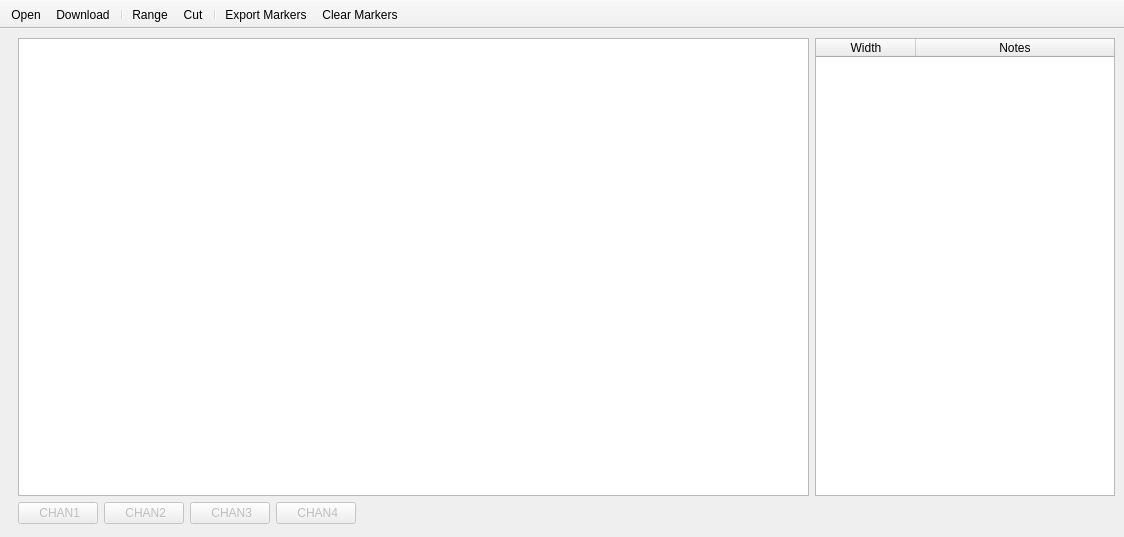
<?xml version="1.0" encoding="UTF-8"?>
<ui version="4.0">
 <class>MainWindow</class>
 <widget class="QMainWindow" name="MainWindow">
  <property name="geometry">
   <rect>
    <x>0</x>
    <y>0</y>
    <width>1124</width>
    <height>537</height>
   </rect>
  </property>
  <property name="sizePolicy">
   <sizepolicy hsizetype="Preferred" vsizetype="Preferred">
    <horstretch>0</horstretch>
    <verstretch>0</verstretch>
   </sizepolicy>
  </property>
  <property name="windowTitle">
   <string>DS1000Z Simple Power Analisis</string>
  </property>
  <widget class="QWidget" name="centralwidget">
   <property name="sizePolicy">
    <sizepolicy hsizetype="Maximum" vsizetype="Maximum">
     <horstretch>0</horstretch>
     <verstretch>0</verstretch>
    </sizepolicy>
   </property>
   <layout class="QGridLayout" name="gridLayout">
    <item row="0" column="0">
     <layout class="QVBoxLayout" name="verticalLayout">
      <property name="leftMargin">
       <number>9</number>
      </property>
      <item>
       <layout class="QHBoxLayout" name="horizontalLayout_2">
        <item>
         <widget class="PlotWidget" name="graph"/>
        </item>
        <item>
         <widget class="QTableWidget" name="table">
          <property name="sizePolicy">
           <sizepolicy hsizetype="Fixed" vsizetype="Expanding">
            <horstretch>0</horstretch>
            <verstretch>0</verstretch>
           </sizepolicy>
          </property>
          <property name="minimumSize">
           <size>
            <width>300</width>
            <height>0</height>
           </size>
          </property>
          <property name="maximumSize">
           <size>
            <width>300</width>
            <height>16777215</height>
           </size>
          </property>
          <property name="autoFillBackground">
           <bool>true</bool>
          </property>
          <property name="alternatingRowColors">
           <bool>true</bool>
          </property>
          <property name="columnCount">
           <number>2</number>
          </property>
          <attribute name="horizontalHeaderCascadingSectionResizes">
           <bool>false</bool>
          </attribute>
          <attribute name="horizontalHeaderStretchLastSection">
           <bool>true</bool>
          </attribute>
          <attribute name="verticalHeaderCascadingSectionResizes">
           <bool>false</bool>
          </attribute>
          <column>
           <property name="text">
            <string>Width</string>
           </property>
          </column>
          <column>
           <property name="text">
            <string>Notes</string>
           </property>
          </column>
         </widget>
        </item>
       </layout>
      </item>
      <item>
       <layout class="QHBoxLayout" name="horizontalLayout">
        <property name="bottomMargin">
         <number>4</number>
        </property>
        <item>
         <widget class="QPushButton" name="buttonChan1">
          <property name="enabled">
           <bool>false</bool>
          </property>
          <property name="autoFillBackground">
           <bool>false</bool>
          </property>
          <property name="text">
           <string> CHAN1</string>
          </property>
          <property name="icon">
           <iconset>
            <normaloff>icons/chan1.png</normaloff>icons/chan1.png</iconset>
          </property>
          <property name="iconSize">
           <size>
            <width>14</width>
            <height>14</height>
           </size>
          </property>
          <property name="checkable">
           <bool>true</bool>
          </property>
         </widget>
        </item>
        <item>
         <widget class="QPushButton" name="buttonChan2">
          <property name="enabled">
           <bool>false</bool>
          </property>
          <property name="text">
           <string> CHAN2</string>
          </property>
          <property name="icon">
           <iconset>
            <normaloff>icons/chan2.png</normaloff>icons/chan2.png</iconset>
          </property>
          <property name="iconSize">
           <size>
            <width>14</width>
            <height>14</height>
           </size>
          </property>
          <property name="checkable">
           <bool>true</bool>
          </property>
         </widget>
        </item>
        <item>
         <widget class="QPushButton" name="buttonChan3">
          <property name="enabled">
           <bool>false</bool>
          </property>
          <property name="text">
           <string> CHAN3</string>
          </property>
          <property name="icon">
           <iconset>
            <normaloff>icons/chan3.png</normaloff>icons/chan3.png</iconset>
          </property>
          <property name="iconSize">
           <size>
            <width>14</width>
            <height>14</height>
           </size>
          </property>
          <property name="checkable">
           <bool>true</bool>
          </property>
         </widget>
        </item>
        <item>
         <widget class="QPushButton" name="buttonChan4">
          <property name="enabled">
           <bool>false</bool>
          </property>
          <property name="text">
           <string> CHAN4</string>
          </property>
          <property name="icon">
           <iconset>
            <normaloff>icons/chan4.png</normaloff>icons/chan4.png</iconset>
          </property>
          <property name="iconSize">
           <size>
            <width>14</width>
            <height>14</height>
           </size>
          </property>
          <property name="checkable">
           <bool>true</bool>
          </property>
         </widget>
        </item>
        <item>
         <spacer name="horizontalSpacer">
          <property name="orientation">
           <enum>Qt::Horizontal</enum>
          </property>
          <property name="sizeHint" stdset="0">
           <size>
            <width>40</width>
            <height>20</height>
           </size>
          </property>
         </spacer>
        </item>
       </layout>
      </item>
     </layout>
    </item>
   </layout>
  </widget>
  <widget class="QToolBar" name="toolBar">
   <property name="windowTitle">
    <string>toolBar</string>
   </property>
   <property name="movable">
    <bool>false</bool>
   </property>
   <property name="iconSize">
    <size>
     <width>32</width>
     <height>32</height>
    </size>
   </property>
   <property name="toolButtonStyle">
    <enum>Qt::ToolButtonIconOnly</enum>
   </property>
   <property name="floatable">
    <bool>true</bool>
   </property>
   <attribute name="toolBarArea">
    <enum>TopToolBarArea</enum>
   </attribute>
   <attribute name="toolBarBreak">
    <bool>false</bool>
   </attribute>
   <addaction name="actionOpen"/>
   <addaction name="actionDownload"/>
   <addaction name="separator"/>
   <addaction name="actionRange"/>
   <addaction name="actionCut"/>
   <addaction name="separator"/>
   <addaction name="actionExportMarkers"/>
   <addaction name="actionClearMarkers"/>
  </widget>
  <action name="actionDownload">
   <property name="icon">
    <iconset>
     <normaloff>icons/cloud-arrow-down.png</normaloff>icons/cloud-arrow-down.png</iconset>
   </property>
   <property name="text">
    <string>Download</string>
   </property>
   <property name="toolTip">
    <string>Get data from scope</string>
   </property>
  </action>
  <action name="actionMarker">
   <property name="checkable">
    <bool>true</bool>
   </property>
   <property name="icon">
    <iconset>
     <normaloff>icons/marker.png</normaloff>icons/marker.png</iconset>
   </property>
   <property name="text">
    <string>Marker</string>
   </property>
   <property name="toolTip">
    <string>Create a marking</string>
   </property>
  </action>
  <action name="actionRange">
   <property name="checkable">
    <bool>true</bool>
   </property>
   <property name="icon">
    <iconset>
     <normaloff>icons/arrows-left-right-to-line.png</normaloff>icons/arrows-left-right-to-line.png</iconset>
   </property>
   <property name="text">
    <string>Range</string>
   </property>
   <property name="toolTip">
    <string>Select a range</string>
   </property>
  </action>
  <action name="actionUndo">
   <property name="icon">
    <iconset>
     <normaloff>icons/rotate-left.png</normaloff>icons/rotate-left.png</iconset>
   </property>
   <property name="text">
    <string>Undo</string>
   </property>
   <property name="toolTip">
    <string>Undo marking</string>
   </property>
  </action>
  <action name="actionCut">
   <property name="icon">
    <iconset>
     <normaloff>icons/scissors.png</normaloff>icons/scissors.png</iconset>
   </property>
   <property name="text">
    <string>Cut</string>
   </property>
   <property name="toolTip">
    <string>Cut selected range</string>
   </property>
  </action>
  <action name="actionOpen">
   <property name="icon">
    <iconset>
     <normaloff>icons/folder-open.png</normaloff>icons/folder-open.png</iconset>
   </property>
   <property name="text">
    <string>Open</string>
   </property>
  </action>
  <action name="actionClearMarkers">
   <property name="icon">
    <iconset>
     <normaloff>icons/broom.png</normaloff>icons/broom.png</iconset>
   </property>
   <property name="text">
    <string>Clear Markers</string>
   </property>
  </action>
  <action name="actionExportMarkers">
   <property name="icon">
    <iconset>
     <normaloff>icons/file-export.png</normaloff>icons/file-export.png</iconset>
   </property>
   <property name="text">
    <string>Export Markers</string>
   </property>
  </action>
 </widget>
 <customwidgets>
  <customwidget>
   <class>PlotWidget</class>
   <extends>QGraphicsView</extends>
   <header location="global">pyqtgraph</header>
  </customwidget>
 </customwidgets>
 <resources/>
 <connections/>
</ui>
